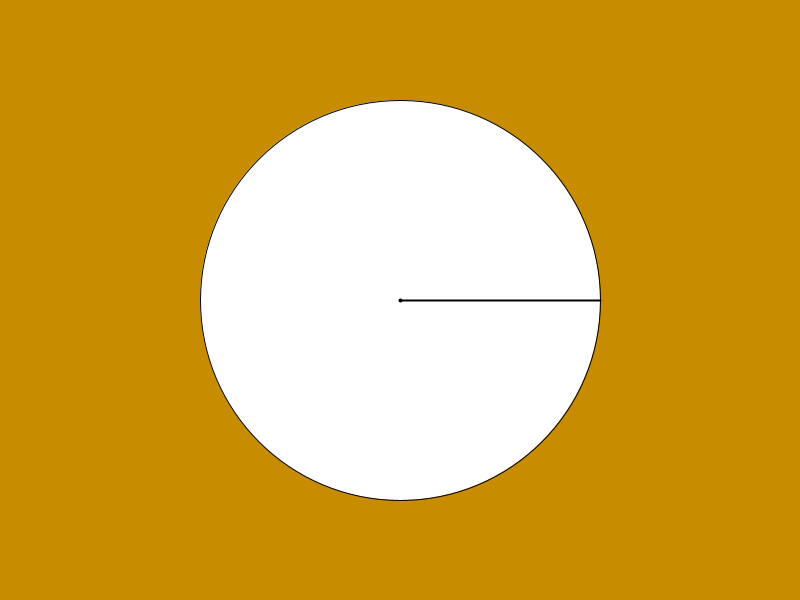
Frame 1 (no input)
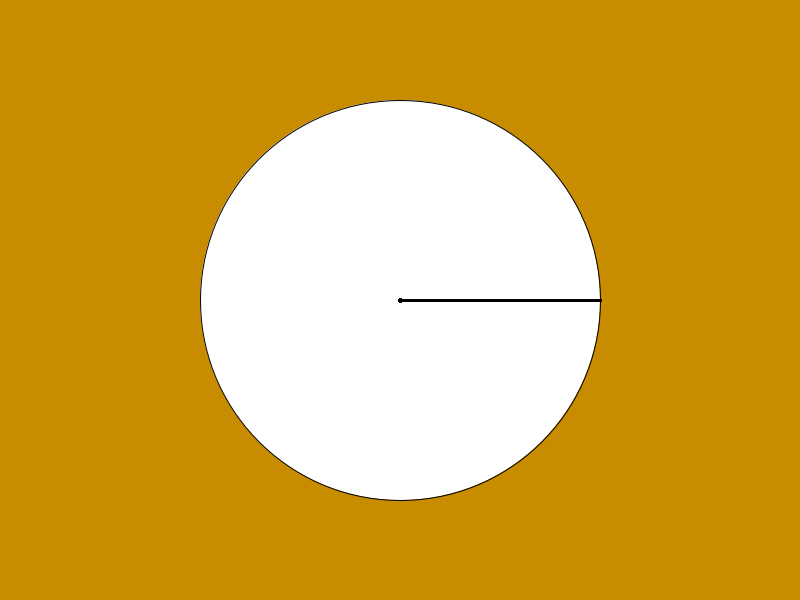
Frame 60 (the mouse pressed at the canvas centre just before this capture)
Frame 120 (the mouse held since frame 60 and released just before this capture): identical to frame 60, image omitted

The Processing sketch that drew these frames (run headless with seeded random() and noise(); from frame 60 on, the mouse is pressed at the canvas centre):

// Processing sketch: PietTime
// ── PietTime.pde
void setup(){
background(200,140,0);
size(800,600);
ellipse(400,300,400,400);
}

void draw(){
  strokeWeight(4);
  point(400,300);
 strokeWeight(2);
  line(400,300,600,300);
 
}
